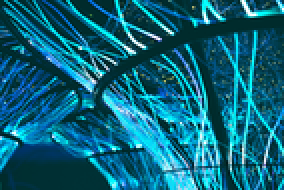
#> input picture img/fondo_institucional_datcorr.png, 142 x 95 px, shrunk from 1064 x 710 before the run (shown 2 times larger); its folder holds 5 pictures in this run
$ python styles.py
#> lines starting #> are read from the running program, lines starting #| are printed output that depends on the picture
# =========================
# Paleta oscura central
# =========================

import os

try:
    from PIL import Image, ImageFilter
    _PIL_DISPONIBLE = True
except Exception:
    _PIL_DISPONIBLE = False

_FONDO_ORIGINAL = os.path.join(
    os.path.dirname(__file__),
    "..",
    "img",
    "fondo_institucional_datcorr.png"
).replace("\\", "/")

# ===================================================================
#  BLUR DEL FONDO DE TODA LA APP
# -------------------------------------------------------------------
#  AJUSTÁ ESTE VALOR según tu gusto:
#    BLUR_RADIO = 0   -> sin blur (imagen original)
#    BLUR_RADIO = 8   -> blur suave
#    BLUR_RADIO = 14  -> blur medio (valor actual)
#    BLUR_RADIO = 24  -> blur fuerte
#
#  SIN EDITAR CÓDIGO: también podés probar valores al vuelo con la
#  variable de entorno BLUR_RADIO antes de lanzar la app. Ejemplos:
#    PowerShell:
#      $env:BLUR_RADIO=20; python base_datcorr.py
#    CMD:
#      set BLUR_RADIO=20 && python base_datcorr.py
#
#  Al cambiar el valor se genera automáticamente una versión
#  difuminada cacheada en img/ (un archivo por valor).
# ===================================================================
BLUR_RADIO = int(os.environ.get("BLUR_RADIO", "14"))

_FONDO_BLUR = os.path.join(
    os.path.dirname(__file__),
    "..",
    "img",
    f"fondo_institucional_datcorr_blur_{BLUR_RADIO}.png"
).replace("\\", "/")


def _generar_fondo_blur(radio=None):
    """Genera (una sola vez) la versión difuminada del fondo institucional."""
    radio = BLUR_RADIO if radio is None else max(0, int(radio))
    fondo_blur = os.path.join(
        os.path.dirname(__file__),
        "..",
        "img",
        f"fondo_institucional_datcorr_blur_{radio}.png"
    ).replace("\\", "/")

    if not _PIL_DISPONIBLE:
        return _FONDO_ORIGINAL
    if not os.path.exists(_FONDO_ORIGINAL):
        return _FONDO_ORIGINAL
    if os.path.exists(fondo_blur):
        return fondo_blur
    try:
        with Image.open(_FONDO_ORIGINAL) as im:
#> im is the input picture: PIL image 142x95 RGBA; mean R, G, B, A 12.4, 99.5, 122.4, 255
            im = im.convert("RGBA")
            base = Image.new("RGBA", im.size, (30, 30, 30, 255))
            base.paste(im, (0, 0), im)
            difuminada = base.convert("RGB").filter(
                ImageFilter.GaussianBlur(radio)
            )
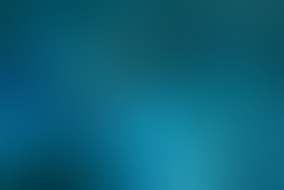
#> difuminada: PIL image 142x95 RGB (shown 2 times larger); mean R, G, B 12.3, 98.6, 121.3
            difuminada.save(fondo_blur)
        return fondo_blur
    except Exception:
        return _FONDO_ORIGINAL


FONDO_WINDOWS = _generar_fondo_blur()


# [7 lines left out: function cambiar_blur, not called in this run]

BG_WINDOW      = "#1e1e1e"
BG_ELEVADO     = "#252526"
BG_INPUT       = "#2b2b2b"
BG_HOVER       = "#333333"
TEXTO_PRINCIPAL = "#e0e0e0"
TEXTO_SECUNDARIO = "#b0b0b0"
TEXTO_PLACEHOLDER = "#7a7a7a"
TEXTO_ENFATICO = "#ffffff"
BORDE          = "#555555"
BORDE_FOCUS    = "#3daee9"
BTN_PRIMARIO   = "#3a6df0"
BTN_HOVER      = "#4d7bff"
BTN_PRESSED    = "#2f58cc"
BTN_DANGER     = "#c94f42"
BTN_SUCCESS    = "#2e7d32"
SELECCION      = "#263238"
DISABLED       = "#666666"

# =========================
# Resaltado de filas por estado (plantillas)
# =========================
# Fondo rojo (claro pero contrastante) para filas cuyo campo "Estado"
# contenga alguno de los patrones de ESTADOS_RESALTAR.
FILA_ESTADO_ROJO = "#a9554d"

# Patrones que activan el resaltado (se comparan en minúsculas, por
# coincidencia de texto dentro del valor del campo estado).
ESTADOS_RESALTAR = ["verificado"]

# =========================
# Tipografía legible (fuente única)
# =========================

FUENTE_FAMILIA      = '"Segoe UI Variable", "Segoe UI", "Helvetica Neue", Arial, sans-serif'
FUENTE_TAMANO_BASE  = "10pt"
FUENTE_TAMANO_INPUT = "10pt"
FUENTE_TAMANO_BOTON = "10pt"
FUENTE_TAMANO_TITULO = "12pt"
FUENTE_TAMANO_KPI   = "14pt"
FUENTE_PESO_NORMAL  = "400"
FUENTE_PESO_BOLD    = "600"


# [717 lines left out: functions style_global_dark, style_combobox_dark, style_pushbutton_dark, style_button_success, style_button_danger, style_dialog_dark and 6 more, not called in this run]
